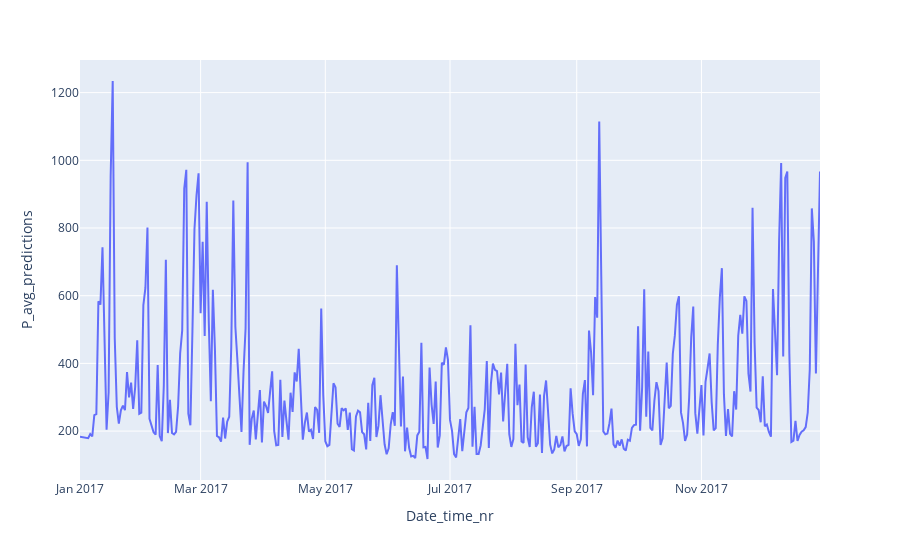

Write notebook code for a chart like this one.
### Code cell
fig = px.line(data1P, y="P_avg_predictions")
fig.show()

### Figure 1 — Plotly figure (JSON) as saved in the notebook; plotly's stock layout.template omitted (floating-point values rounded to 4 significant figures; data arrays with more than 128 entries replaced by an {"elided": "..."} marker saying what was removed)
{"data": [{"hovertemplate": "Date_time_nr=%{x}<br>P_avg_predictions=%{y}<extra></extra>", "legendgroup": "", "line": {"color": "#636efa", "dash": "solid"}, "marker": {"symbol": "circle"}, "mode": "lines", "name": "", "orientation": "v", "showlegend": false, "type": "scatter", "x": {"elided": "363 str values"}, "xaxis": "x", "y": {"elided": "363 float values"}, "yaxis": "y"}], "layout": {"legend": {"tracegroupgap": 0}, "margin": {"t": 60}, "xaxis": {"anchor": "y", "domain": [0, 1], "title": {"text": "Date_time_nr"}}, "yaxis": {"anchor": "x", "domain": [0, 1], "title": {"text": "P_avg_predictions"}}}}
